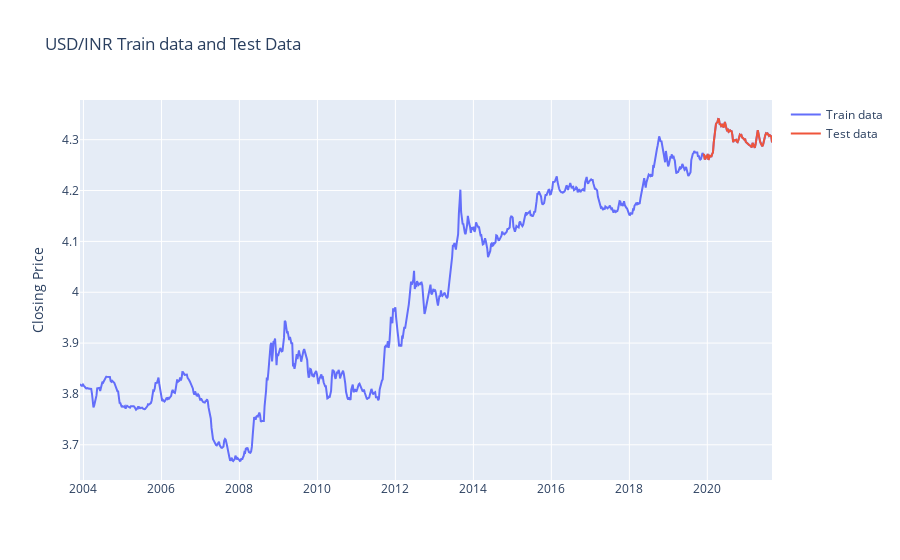

The code cell stored with this chart in its notebook:
### Markdown cell above
The data has been split into the train data (90%) and test data (10%)

### Code cell
train, test = mfn.train_test_split(df_log)
